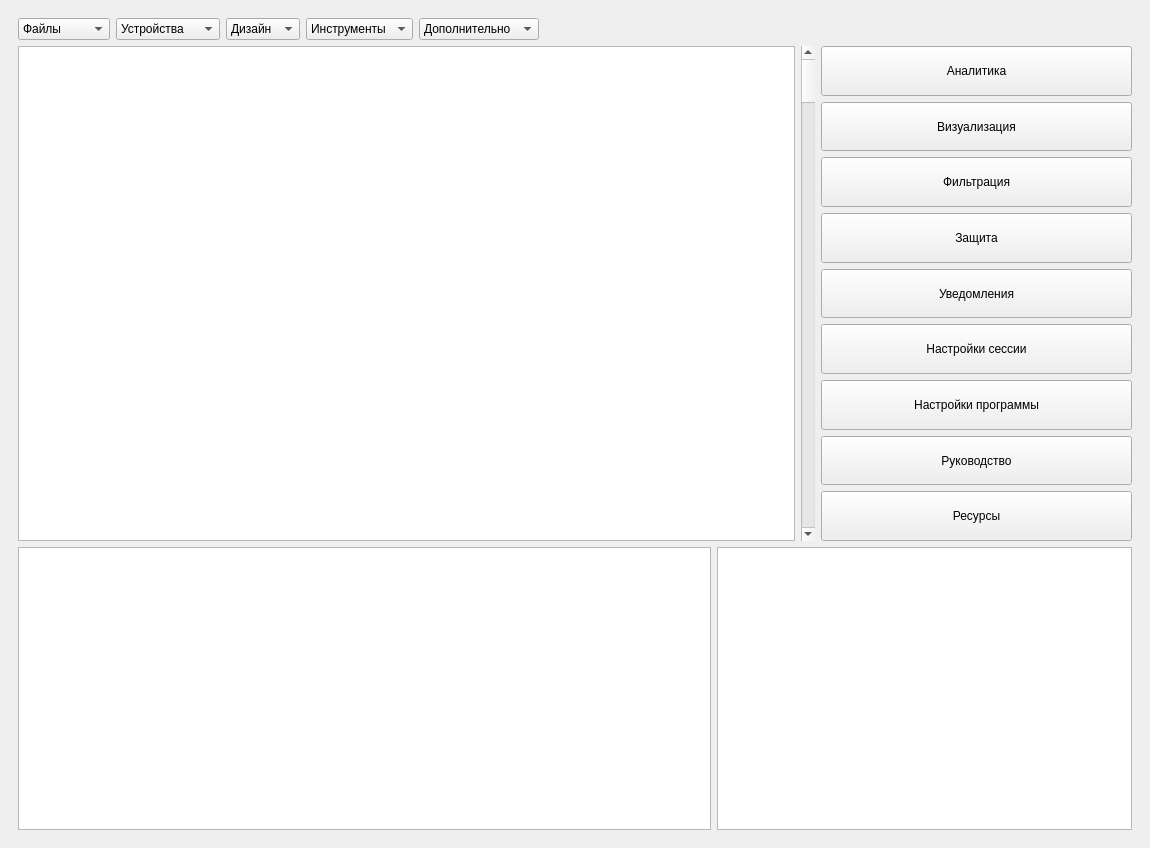
<?xml version="1.0" encoding="UTF-8"?>
<ui version="4.0">
 <class>MainWindow</class>
 <widget class="QMainWindow" name="MainWindow">
  <property name="geometry">
   <rect>
    <x>0</x>
    <y>0</y>
    <width>1150</width>
    <height>848</height>
   </rect>
  </property>
  <property name="windowTitle">
   <string>MainWindow</string>
  </property>
  <widget class="QWidget" name="centralwidget">
   <layout class="QGridLayout" name="gridLayout_2">
    <item row="0" column="0">
     <widget class="QWidget" name="widget" native="true">
      <layout class="QGridLayout" name="gridLayout">
       <item row="0" column="0">
        <layout class="QHBoxLayout" name="horizontalLayout" stretch="1,1,1,1,1,8">
         <item>
          <widget class="QComboBox" name="comboBox_3">
           <item>
            <property name="text">
             <string>Файлы</string>
            </property>
           </item>
           <item>
            <property name="text">
             <string>Открыть</string>
            </property>
           </item>
           <item>
            <property name="text">
             <string>Создать</string>
            </property>
           </item>
           <item>
            <property name="text">
             <string>Сохранить</string>
            </property>
           </item>
          </widget>
         </item>
         <item>
          <widget class="QComboBox" name="comboBox_7">
           <item>
            <property name="text">
             <string>Устройства</string>
            </property>
           </item>
           <item>
            <property name="text">
             <string>Выбор карты</string>
            </property>
           </item>
           <item>
            <property name="text">
             <string>Возобновить</string>
            </property>
           </item>
           <item>
            <property name="text">
             <string>Пауза</string>
            </property>
           </item>
           <item>
            <property name="text">
             <string>Стоп</string>
            </property>
           </item>
          </widget>
         </item>
         <item>
          <widget class="QComboBox" name="comboBox_8">
           <item>
            <property name="text">
             <string>Дизайн</string>
            </property>
           </item>
          </widget>
         </item>
         <item>
          <widget class="QComboBox" name="comboBox_6">
           <item>
            <property name="text">
             <string>Инструменты</string>
            </property>
           </item>
          </widget>
         </item>
         <item>
          <widget class="QComboBox" name="comboBox">
           <item>
            <property name="text">
             <string>Дополнительно</string>
            </property>
           </item>
          </widget>
         </item>
         <item>
          <layout class="QHBoxLayout" name="horizontalLayout_5">
           <item>
            <spacer name="horizontalSpacer">
             <property name="orientation">
              <enum>Qt::Horizontal</enum>
             </property>
             <property name="sizeHint" stdset="0">
              <size>
               <width>40</width>
               <height>20</height>
              </size>
             </property>
            </spacer>
           </item>
          </layout>
         </item>
        </layout>
       </item>
       <item row="1" column="0">
        <layout class="QVBoxLayout" name="verticalLayout_4" stretch="7,4">
         <item>
          <layout class="QHBoxLayout" name="horizontalLayout_4" stretch="5,0,2">
           <item>
            <widget class="QTableView" name="tableView_2"/>
           </item>
           <item>
            <widget class="QScrollBar" name="verticalScrollBar">
             <property name="orientation">
              <enum>Qt::Vertical</enum>
             </property>
            </widget>
           </item>
           <item>
            <layout class="QVBoxLayout" name="verticalLayout_2" stretch="0,0,0,0,0,0,0,0,0">
             <property name="sizeConstraint">
              <enum>QLayout::SetMinAndMaxSize</enum>
             </property>
             <item>
              <widget class="QPushButton" name="pushButton_2">
               <property name="sizePolicy">
                <sizepolicy hsizetype="Minimum" vsizetype="Expanding">
                 <horstretch>0</horstretch>
                 <verstretch>0</verstretch>
                </sizepolicy>
               </property>
               <property name="text">
                <string>Аналитика</string>
               </property>
              </widget>
             </item>
             <item>
              <widget class="QPushButton" name="pushButton_3">
               <property name="sizePolicy">
                <sizepolicy hsizetype="Minimum" vsizetype="Expanding">
                 <horstretch>0</horstretch>
                 <verstretch>0</verstretch>
                </sizepolicy>
               </property>
               <property name="text">
                <string>Визуализация</string>
               </property>
              </widget>
             </item>
             <item>
              <widget class="QPushButton" name="pushButton_4">
               <property name="sizePolicy">
                <sizepolicy hsizetype="Minimum" vsizetype="Expanding">
                 <horstretch>0</horstretch>
                 <verstretch>0</verstretch>
                </sizepolicy>
               </property>
               <property name="text">
                <string>Фильтрация</string>
               </property>
              </widget>
             </item>
             <item>
              <widget class="QPushButton" name="pushButton">
               <property name="sizePolicy">
                <sizepolicy hsizetype="Minimum" vsizetype="Expanding">
                 <horstretch>0</horstretch>
                 <verstretch>0</verstretch>
                </sizepolicy>
               </property>
               <property name="text">
                <string>Защита</string>
               </property>
              </widget>
             </item>
             <item>
              <widget class="QPushButton" name="pushButton_5">
               <property name="sizePolicy">
                <sizepolicy hsizetype="Minimum" vsizetype="Expanding">
                 <horstretch>0</horstretch>
                 <verstretch>0</verstretch>
                </sizepolicy>
               </property>
               <property name="text">
                <string>Уведомления</string>
               </property>
              </widget>
             </item>
             <item>
              <widget class="QPushButton" name="pushButton_8">
               <property name="sizePolicy">
                <sizepolicy hsizetype="Minimum" vsizetype="Expanding">
                 <horstretch>0</horstretch>
                 <verstretch>0</verstretch>
                </sizepolicy>
               </property>
               <property name="text">
                <string>Настройки сессии</string>
               </property>
              </widget>
             </item>
             <item>
              <widget class="QPushButton" name="pushButton_6">
               <property name="sizePolicy">
                <sizepolicy hsizetype="Minimum" vsizetype="Expanding">
                 <horstretch>0</horstretch>
                 <verstretch>0</verstretch>
                </sizepolicy>
               </property>
               <property name="text">
                <string>Настройки программы</string>
               </property>
              </widget>
             </item>
             <item>
              <widget class="QPushButton" name="pushButton_7">
               <property name="sizePolicy">
                <sizepolicy hsizetype="Minimum" vsizetype="Expanding">
                 <horstretch>0</horstretch>
                 <verstretch>0</verstretch>
                </sizepolicy>
               </property>
               <property name="text">
                <string>Руководство</string>
               </property>
              </widget>
             </item>
             <item>
              <widget class="QPushButton" name="ResoursesButton">
               <property name="sizePolicy">
                <sizepolicy hsizetype="Minimum" vsizetype="Expanding">
                 <horstretch>0</horstretch>
                 <verstretch>0</verstretch>
                </sizepolicy>
               </property>
               <property name="text">
                <string>Ресурсы</string>
               </property>
              </widget>
             </item>
            </layout>
           </item>
          </layout>
         </item>
         <item>
          <layout class="QHBoxLayout" name="horizontalLayout_3" stretch="5,3">
           <item>
            <widget class="QTableView" name="tableView"/>
           </item>
           <item>
            <widget class="QTableView" name="tableView_3"/>
           </item>
          </layout>
         </item>
        </layout>
       </item>
      </layout>
     </widget>
    </item>
   </layout>
  </widget>
 </widget>
 <resources/>
 <connections/>
</ui>
